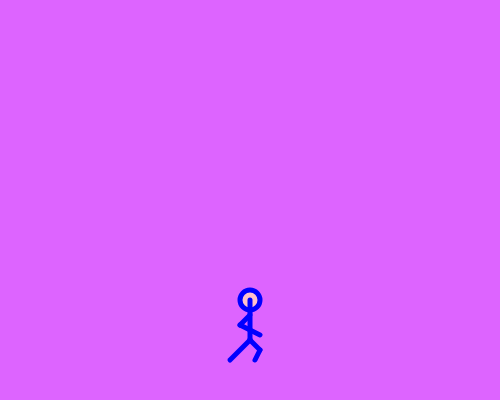
Frame 1 (no input)
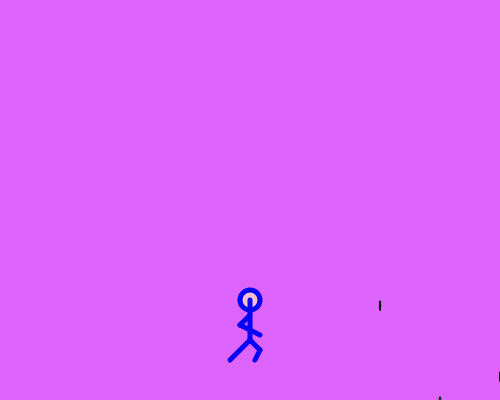
Frame 60 (no input)
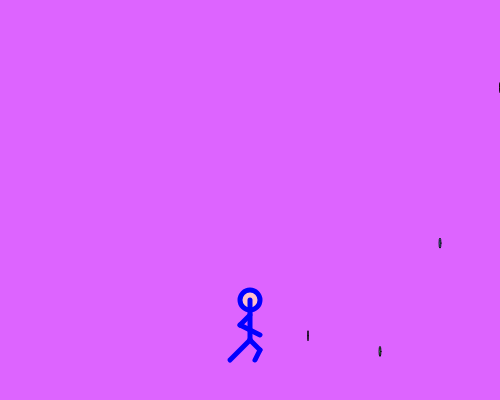
Frame 120 (the mouse pressed at the canvas centre since frame 60)

The p5.js sketch that drew these frames (run headless with seeded random() and noise() and a simulated clock; from frame 60 on, the mouse is pressed at the canvas centre):

// p5.js sketch
// ── sketch.js
//create an empty array called balls
let balls = [];

//create a variable to hold your avatar
let me;


function setup() {
  createCanvas(500, 400);


  //make one avatar called me
  me = new Avatar(width/2, 300, 3);

}

function draw(){
	background(221,100,292);

  me.drawMe();
  me.moveMe();

  if (frameCount % 20 == 0) {
      let  b = new Ball(width, random(0,height), -3);
      balls.push(b);
      console.log(balls); //print the balls array to the console
    }

//	draw all the balls in that array
	for (let i = 0; i < balls.length; i++) {
	 	      balls[i].drawBall();
       	  balls[i].moveBall();
        	balls[i].bounceBall();
	  }

}

//avatar class
class Avatar {

	constructor(x,y, speed){ //every avatar needs an x value, a y value, and a speed
		    this.x = x;
    		this.y = y;
        this.speed = speed;
	}

	drawMe(){  // draw the running person
    		stroke("blue");
        strokeWeight(5);
    		fill("pink");
		    ellipse(this.x,this.y,20,20);
        line(this.x,this.y, this.x, this.y+40);
        line(this.x, this.y+40, this.x-20, this.y+60);
        line(this.x, this.y+40, this.x+10, this.y+50);
        line(this.x+10, this.y+50, this.x+5, this.y+60);
        line(this.x, this.y+15, this.x-10, this.y+25);
        line(this.x-10, this.y+25, this.x+10, this.y+35);
	}

	moveMe(){
    if (keyIsDown(UP_ARROW)) { //if you hold the up arrow, move up by speed
       this.y -= this.speed;
    }

    if (keyIsDown(DOWN_ARROW)) { // if you hold the down arrow, move down by speed
        this.y += this.speed;

        if (keyIsDown(LEFT_ARROW)) { this.x -= this.speed}

        if (keyIsDown(RIGHT_ARROW)) { this.x += this.speed;}
	}
}
  
}


//ball class from which to create new balls with similar properties.
class Ball {

	//every ball needs an x value, a y value, and a speed
	constructor(x,y, speed){
		this.x = x;
    this.y = y;
    this.speed = speed;
	}

	// draw a ball on the screen at x,y
	drawBall(){
    	stroke(0);
      strokeWeight(1);
    	fill(random(0,300),random(0,300),random(0,300));
		  ellipse(this.x,this.y,random(2),10);
	}

	//update the location of the ball, so it moves across the screen
	moveBall(){
		this.x = this.x+ this.speed;
		this.y = this.y+.5;
	}

	//if the ball hits the person, change the speed value to negative (send it in the opposite direction)
  	bounceBall(){
    		if (this.x >= me.x-20 && this.x <= me.x+5 && this.y > me.y-30 && this.y < me.y+40){
      			this.speed = -this.speed;
    		}
  	}

}
